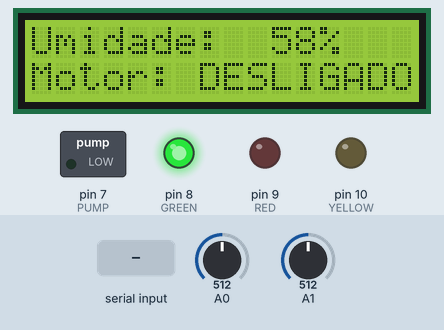
A sketch run on a simulated Arduino Uno, built with avr-gcc and run on an emulated ATmega328P. On the bench: 16×2 character LCD, switched loads named in the sketch (green lamp = pin HIGH), output pins drawn as LEDs (lit = HIGH). Inputs (shaded band) come from the test bench; at power-on: A0 = 512, A1 = 512. What the sketch prints to the serial monitor is not drawn.

Above: at 1.6 s.
1.7 s: A0 set to 369
At 3.2 s:
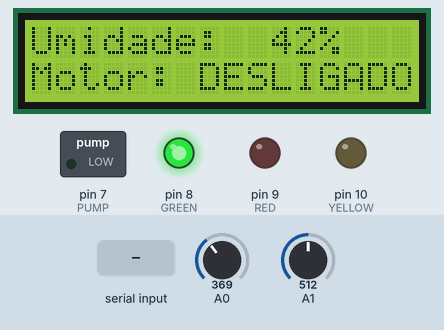
3.5 s: A0 set to 333
At 4.4 s:
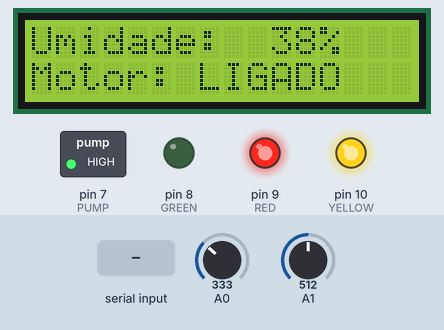
5.0 s: "PAUSE\n" received over Serial
At 5.8 s:
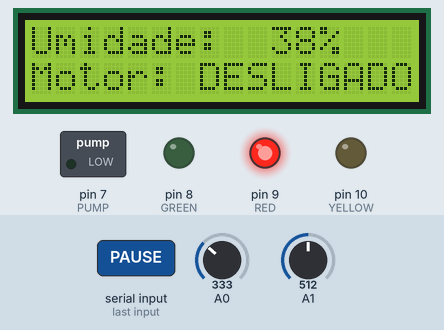
6.5 s: A0 set to 306
At 7.4 s:
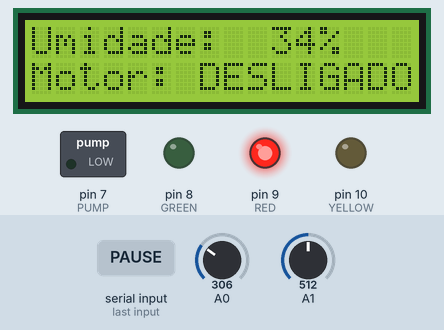
8.5 s: "AUTO\n" received over Serial
At 9.7 s:
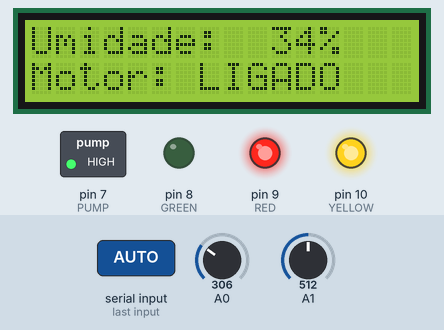
10.0 s: A0 set to 511
At 10.6 s:
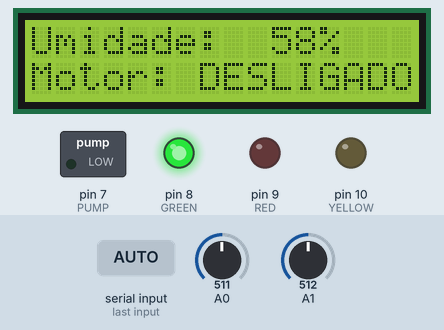
Timing chart, 0 to 12.5 s (numbered marks = the images above; inputs shaded):
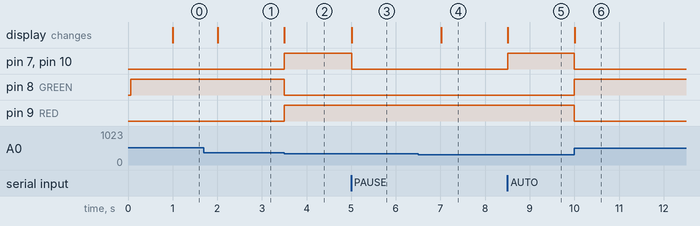

Measured:
- the behaviour switches between 351 and 350 on A0 (found by bisection; images 1 and 2)
- after the input at 1.7 s, the display: changes after 0.31 s (image 1)
- after the input at 3.5 s, pin 7 (PUMP), pin 9 (RED), pin 10 (YELLOW): LOW → HIGH at once; pin 8 (GREEN): HIGH → LOW at once; the display: changes at once (image 2)
- after the input at 5.0 s, pin 7 (PUMP), pin 10 (YELLOW): HIGH → LOW at once; the display: changes at once (image 3)
- after the input at 6.5 s, the display: changes after 0.51 s (image 4)
- after the input at 8.5 s, pin 7 (PUMP), pin 10 (YELLOW): LOW → HIGH at once; the display: changes at once (image 5)
- after the input at 10.0 s, pin 7 (PUMP), pin 10 (YELLOW): HIGH → LOW after 0.00 s instead of 1.5 s; pin 8 (GREEN): LOW → HIGH at once; pin 9 (RED): HIGH → LOW at once; the display: changes at once (image 6)

The sketch:

irrigador.ino
```cpp
#include <LiquidCrystal.h>
#include <string.h>

LiquidCrystal lcd(12, 11, 5, 4, 3, 2);

const byte PUMP = 7;
const byte GREEN = 8;
const byte RED = 9;
const byte YELLOW = 10;
const int SOIL_DRY = 0;    // Referência do Tinkercad, recalibrar no sensor físico
const int SOIL_WET = 876;  // Referência do Tinkercad, recalibrar no sensor físico
const int DRY_THRESHOLD = 40;
const unsigned long WATER_MS = 3000;
const unsigned long REST_MS = 5000;

bool automatic = true;
bool dryCycle = false;
bool pumpOn = false;
unsigned long phaseStart = 0;
unsigned long lastReport = 0;
char command[12];
byte commandLength = 0;
bool commandOverflow = false;

void readCommands() {
  while (Serial.available()) {
    char c = Serial.read();
    if (c == '\n') {
      command[commandLength] = '\0';
      if (!commandOverflow) {
        if (strcmp(command, "PAUSE") == 0) automatic = false;
        if (strcmp(command, "AUTO") == 0) automatic = true;
      }
      commandLength = 0;
      commandOverflow = false;
    } else if (c != '\r') {
      if (commandLength < sizeof(command) - 1) command[commandLength++] = c;
      else commandOverflow = true;
    }
  }
}

void setup() {
  digitalWrite(PUMP, LOW);
  pinMode(PUMP, OUTPUT);
  pinMode(RED, OUTPUT);
  pinMode(YELLOW, OUTPUT);
  pinMode(GREEN, OUTPUT);
  lcd.begin(16, 2);
  Serial.begin(9600);
}

void loop() {
  readCommands();
  int soil = constrain(map(analogRead(A0), SOIL_DRY, SOIL_WET, 0, 100), 0, 100);
  int light = map(analogRead(A1), 0, 1023, 0, 100);
  unsigned long now = millis();
  bool wasOn = pumpOn;
  bool dry = soil < DRY_THRESHOLD;
  if (!automatic || !dry) {
    dryCycle = false;
    pumpOn = false;
  } else if (!dryCycle) {
    dryCycle = true;
    phaseStart = now;
    pumpOn = true;
  } else if (now - phaseStart >= (pumpOn ? WATER_MS : REST_MS)) {
    phaseStart = now;
    pumpOn = !pumpOn;
  }

  digitalWrite(PUMP, pumpOn);
  digitalWrite(RED, dry);
  digitalWrite(YELLOW, pumpOn);
  digitalWrite(GREEN, !dry);

  if (wasOn != pumpOn || now - lastReport >= 1000) {
    lastReport = now;
    lcd.setCursor(0, 0);
    lcd.print(F("Umidade: "));
    if (soil < 100) lcd.print(' ');
    if (soil < 10) lcd.print(' ');
    lcd.print(soil);
    lcd.print(F("%   "));
    lcd.setCursor(0, 1);
    lcd.print(pumpOn ? F("Motor: LIGADO   ") : F("Motor: DESLIGADO"));
    Serial.print(F("DATA,"));
    Serial.print(soil);
    Serial.print(',');
    Serial.print(light);
    Serial.print(',');
    Serial.print(pumpOn ? 1 : 0);
    Serial.print(',');
    Serial.println(automatic ? F("AUTO") : F("PAUSE"));
  }
}
```
